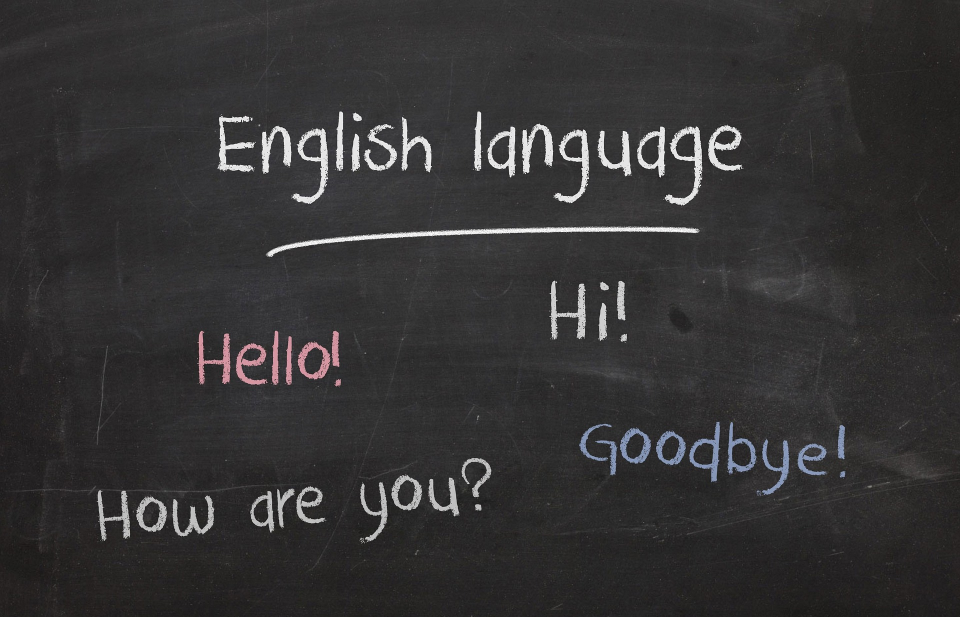
#> input picture recursos/comercial/plataforma LaHaus/fondo_reactivacion.jpg, 1920 x 1234 px, found by its file name (shown at 1/2 size); its folder holds 5 pictures in this run
$ python gen_pieza_reactivacion_halloween.py
#> lines starting #> are read from the running program, lines starting #| are printed output that depends on the picture
# -*- coding: utf-8 -*-
"""Dos piezas de reactivacion de octubre (gancho de temporada) para la plantilla de LaHaus, misma base visual de
gen_pieza_reactivacion.py. Prueba A/B de mensaje, mitad y mitad:
  A = "Lo que deberia darte miedo es perder la oportunidad" (consecuencia / destino)
  B = "Que no te de miedo hablar ingles" (angulo propuesto por LaHaus)
Etiqueta de temporada: ESTE HALLOWEEN. Sin programa ni precio.
Salida: recursos/comercial/plataforma LaHaus/PIEZA_REACTIVACION_OCTUBRE_A_HEIIU.png y _B_"""
import os
from PIL import Image, ImageDraw, ImageFont, ImageFilter

W, H = 1600, 840
BG = (48, 39, 28); CREMA = (255, 248, 231); AMAR = (251, 201, 0); NAR = (229, 76, 9); GRIS = (210, 200, 185)
F = 'C:/Windows/Fonts/'
BASE = r'C:\Users\pedro\Downloads\diana gt\heiiu\estrategia global Heiiu\recursos\comercial\plataforma LaHaus'
LOGO = r'C:\Users\pedro\Downloads\diana gt\heiiu\estrategia global Heiiu\recursos\marca heiiu\logo_heiiu_sobre_naranja.png'
def font(name, size): return ImageFont.truetype(F + name, size)

PIEZAS = {
    'A': dict(titular=['Lo que debería', 'darte miedo es', 'perder la oportunidad.'], tsize=78,
              bajada=['La entrevista, el viaje o el cliente', 'llegan igual, con o sin inglés.']),
    'B': dict(titular=['Que no te dé miedo', 'hablar inglés.'], tsize=92,
              bajada=['Aquí se habla desde la primera clase,', 'con un profesor al lado que te corrige.']),
}

def fondo():
    foto = os.path.join(BASE, 'fondo_reactivacion.jpg')
    if os.path.exists(foto):
        img = Image.open(foto).convert('RGB')
#> img is the input picture: PIL image 1920x1234 RGB; mean R, G, B 52.5, 51.5, 51.9
        img = img.crop((int(img.width * 0.18), 0, img.width, int(img.height * 0.56)))
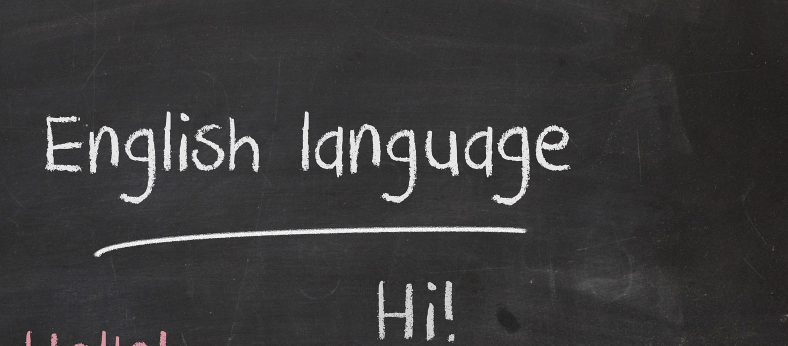
#> img: PIL image 1575x691 RGB (shown at 1/2 size); mean R, G, B 58.3, 57.7, 57.9
        r = max(W / img.width, H / img.height); img = img.resize((int(img.width * r) + 1, int(img.height * r) + 1))
#> after `r = max(W / img.width, H / img.height)`: r = 1.22
        x = (img.width - W) // 2; y = (img.height - H) // 2; img = img.crop((x, y, x + W, y + H))
#> after `x = (img.width - W) // 2`: x = 157
#> after `y = (img.height - H) // 2`: y = 0
#> after `img = img.crop((x, y, x + W, y + H))`:
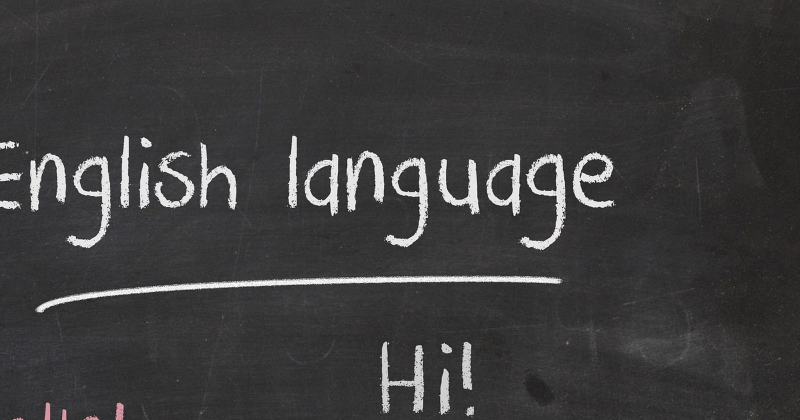
#> img: PIL image 1600x840 RGB (shown at 1/2 size); mean R, G, B 60.4, 59.9, 60.3
        overlay = Image.new('RGBA', (W, H), (0, 0, 0, 0)); od = ImageDraw.Draw(overlay)
#> after `overlay = Image.new('RGBA', (W, H), (0, 0, 0, 0))`: overlay: PIL image 1600x840 RGBA; every value is 0
        for i in range(W):
            od.line([(i, 0), (i, H)], fill=(40, 30, 22, int(246 - 100 * (i / W))))
        img = img.filter(ImageFilter.GaussianBlur(5))
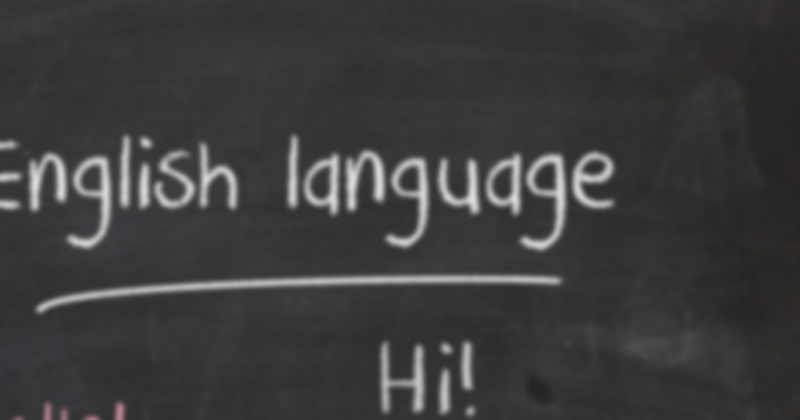
#> img: PIL image 1600x840 RGB (shown at 1/2 size); mean R, G, B 60.4, 59.9, 60.3
        return Image.alpha_composite(img.convert('RGBA'), overlay).convert('RGB')
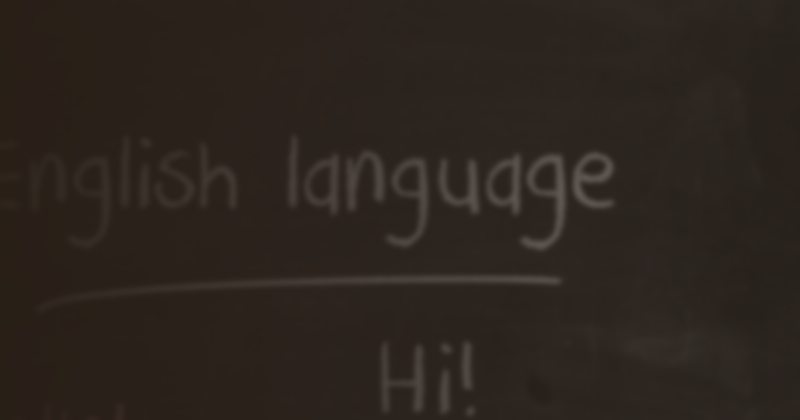
#> returned value: PIL image 1600x840 RGB (shown at 1/2 size); mean R, G, B 44.2, 36.4, 30.2
    return Image.new('RGB', (W, H), BG)

def pieza(key, cfg):
    img = fondo(); d = ImageDraw.Draw(img)
#> (the run stopped early here; a loop or call above may not have finished)
